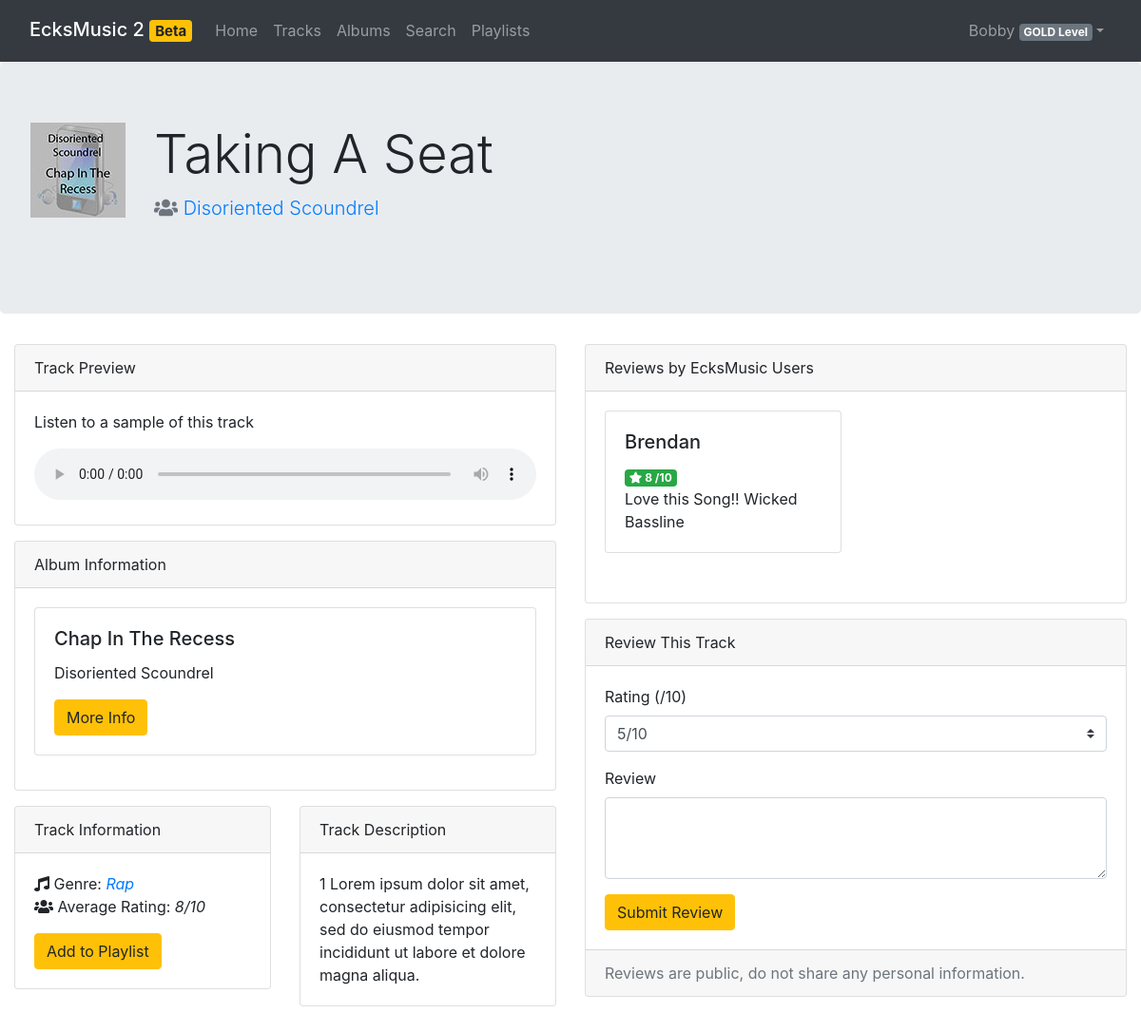
/pages/track.php?id=1 (signed in), run on an earlier commit of the app's database.
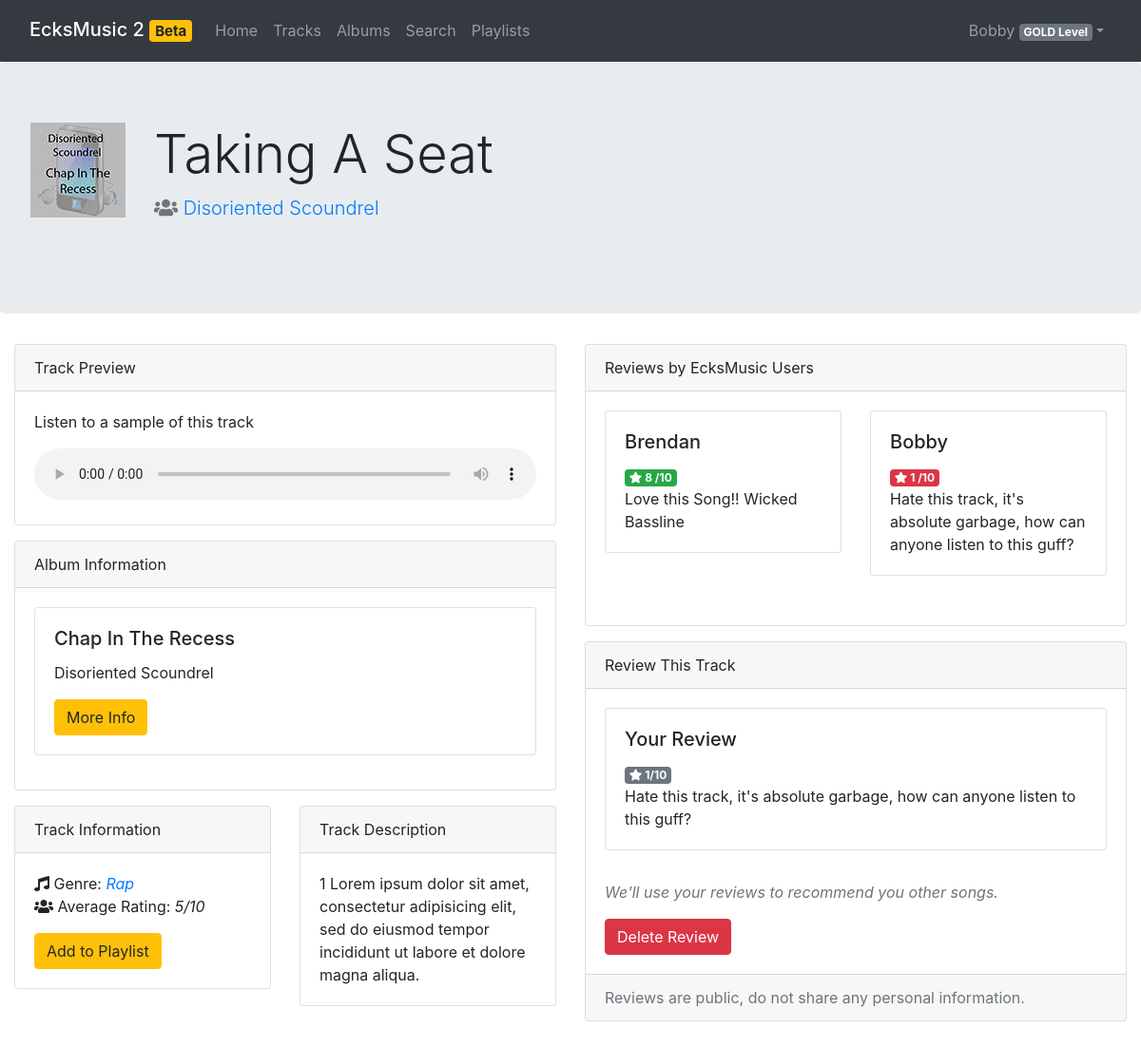
And on a later commit of the database.
### tables this page shows
CREATE TABLE `reviews` (
  `review_id` int(11) NOT NULL AUTO_INCREMENT,
  `track_id` int(11) NOT NULL,
  `author_id` int(11) NOT NULL,
  `rating` int(11) NOT NULL,
  `review` varchar(255) NOT NULL,
  PRIMARY KEY (`review_id`),
  KEY `track_idx` (`track_id`),
  KEY `author_idx` (`author_id`),
  CONSTRAINT `author` FOREIGN KEY (`author_id`) REFERENCES `users` (`id`) ON DELETE NO ACTION ON UPDATE NO ACTION,
  CONSTRAINT `track` FOREIGN KEY (`track_id`) REFERENCES `tracks` (`track_id`) ON DELETE NO ACTION ON UPDATE NO ACTION
);

CREATE TABLE `users` (
  `id` int(11) NOT NULL,
  `username` varchar(45) NOT NULL,
  `password` varchar(255) NOT NULL,
  `offer_id` int(11) NOT NULL,
  PRIMARY KEY (`id`),
  UNIQUE KEY `id_UNIQUE` (`id`),
  UNIQUE KEY `username_UNIQUE` (`username`),
  KEY `offer_id_idx` (`offer_id`),
  CONSTRAINT `offer_id` FOREIGN KEY (`offer_id`) REFERENCES `offers` (`offer_id`) ON DELETE NO ACTION ON UPDATE NO ACTION
);

### src/php/music.php (called while the page is built, shortened)
<?php
require_once "database.php";
require_once "reviews.php";
class Artist {
  public function __construct(int $Id, string $Name) {
    $this->Name = $Name;
  }
}
class Track {
  public function __construct($result)
  {
    $this->Id = $result['track_id'];
    $this->Artist = new Artist($result['artist_id'], $result['artist_name']);
    $this->Name = $result['track_name'];
    $this->Genre = $result['genre'];
    try {
      $this->AverageRating = Reviews::averageRating($this->Id) . "/10";
    } catch (Exception $e) {
      $this->AverageRating = "N/A";
    }
  }
}
class Tracks
{
  public static function get(int $Id): Track
  {
    global $pdo;
    $query = $pdo->prepare("SELECT * FROM tracks NATURAL JOIN artists NATURAL JOIN albums WHERE track_id = ?");
    $success = $query->execute([$Id]);
    $result = $query->fetch(PDO::FETCH_ASSOC);
    return new Track($result);
  }
}

### src/php/reviews.php (called while the page is built, shortened)
<?php
require_once 'auth.php';
require_once 'music.php';
class Review {
  public function __construct(int $Id, int $OwnerId, string $Username, int $Track_Id, int $Rating, string $Review) {
    $this->OwnerId = $OwnerId;
    $this->OwnerName = $Username;
    $this->Rating = $Rating;
    $this->Review = $Review;
  }
}
class Reviews {
  private static function rowToReview($Row) {
    return new Review(
      $Row['review_id'],
      $Row['author_id'],
      $Row['username'],
      $Row['track_id'],
      $Row['rating'],
      $Row['review']
    );
  }
  public static function getForTrack(int $TrackId): array {
    global $pdo;
    $q = $pdo->prepare("
    SELECT
        reviews.*, users.username
    FROM
        musicstream.reviews
            JOIN
        users ON users.id = reviews.author_id
    WHERE
    track_id = ?;
    ");
    $result = $q->execute([$TrackId]);
    if ($q->rowCount() == 0) throw new Exception("NoReviews");
    $Reviews = [];
    foreach ($q->fetchAll(PDO::FETCH_ASSOC) as $review) {
      array_push($Reviews, Reviews::rowToReview($review));
    }
    return $Reviews;
  }
  public static function averageRating(int $TrackId) {
    try {
      $TrackReviews = Reviews::getForTrack($TrackId);
    } catch (Exception $e) {
      throw new Exception($e);
    }
    $Ratings = [];
    foreach ($TrackReviews as $Review) {
      array_push($Ratings, $Review->Rating);
    }
    return round(array_sum($Ratings) / count($Ratings));
  }
  public static function getForUserByTrack(int $TrackId, int $UserId) {
    try {
      $TrackReviews = Reviews::getForTrack($TrackId);
    } catch (Exception $e) {
      return null;
    }
    foreach ($TrackReviews as $Review) {
      if ($Review->OwnerId == $UserId) {
        return $Review;
      }
    }
    return null;
  }
}

### src/php/playlists.php (called while the page is built, shortened)
<?php
require_once 'database.php';
require_once 'music.php';
require_once 'recommend.php';
class Playlist
{
  public function __construct(int $Id, int $OwnerId, string $Name, bool $Public)
  {
    global $pdo;
    $this->Id = $Id;
    $this->Tracks = [];
    $query = $pdo->prepare("SELECT * FROM playlist_entries NATURAL JOIN tracks NATURAL JOIN albums NATURAL JOIN artists WHERE playlist_id = ?");
    $result = $query->execute([$this->Id]);
    foreach ($query->fetchAll(PDO::FETCH_ASSOC) as $Track) {
      array_push($this->Tracks, new Track(
        $Track
      ));
    }
  }
}
class Playlists
{
  static function getForUser(int $UserId): array
  {
    global $pdo;
    $query = $pdo->prepare("SELECT * FROM playlists WHERE owner_id = :owner;");
    $query->bindValue("owner", $UserId, PDO::PARAM_INT);
    $result = $query->execute();
    $Playlists = [];
    foreach ($query->fetchAll(PDO::FETCH_ASSOC) as $playlist) {
      array_push($Playlists, new Playlist(
        $playlist['playlist_id'],
        $playlist['owner_id'],
        $playlist['playlist_name'],
        $playlist['public']
      ));
    }
    return $Playlists;
  }
}

### src/pages/track.php (the view, shortened to what the changed rows need)
<?php
require_once '../php/auth.php';
require_once '../php/music.php';
require_once "../php/reviews.php";
require_once '../php/playlists.php';
if (isset($_SESSION['User'])) $user = unserialize($_SESSION['User']);
try {
  $Track = Tracks::get($_GET['id']);
} catch (Exception $e) {
  header('Location: tracks.php');
  die();
}
?>
<!DOCTYPE html>
<html lang="en">
<head>
  <link rel="stylesheet" href="https://cdn.jsdelivr.net/npm/bootstrap@4.6.0/dist/css/bootstrap.min.css"
>
  <link rel="stylesheet" href="https://cdnjs.cloudflare.com/ajax/libs/font-awesome/5.15.2/css/all.min.css"
/>
  <link rel="stylesheet" href="../css/stylesheet.css"/>
</head>
<body>
<nav class="navbar navbar-expand-md navbar-dark bg-dark sticky-top">
  <div class="container-fluid">
    <h2><a class="navbar-brand" href="../">EcksMusic 2 <span class="badge badge-warning">Beta</span></a></h2>
    <div class="collapse navbar-collapse" id="navbarResponsive">
      <ul class="navbar-nav ml-auto">
        <?php
        echo '<li class="nav-item dropdown">';
        echo '<a class="nav-link dropdown-toggle" href="#" id="navbarDropdownMenuLink" data-toggle="dropdown">';
        echo $user->Username . ' <span class="badge badge-secondary">' . $user->PricingPlan->Name . '</span></a>';
        echo '<div class="dropdown-menu dropdown-menu-right">';
        echo '</div></li>';
        ?>
      </ul>
    </div>
  </div>
</nav>
              <?php
              $playlists = Playlists::getForUser($user->Id);
              ?>
<div class="jumbotron">
  <div class="row">
    <div class="col">
      <h1 class="display-4">
        <?php echo $Track->Name; ?>
      </h1>
    </div>
  </div>
</div>
<div class="container-fluid">
  <div class="row">
    <div class="col-md-6">
      <div class="row">
        <div class="col-md-6">
          <div class="card">
            <div class="card-body">
              <p class="card-text">
                <span title="Album" class="fas fa-music"></span>
                  Genre: <a href="tracks.php?genre=<?php echo $Track->Genre; ?>"><i><?php echo $Track->Genre; ?>
                  </i></a><br/>
                <span title="Album" class="fas fa-users"></span>
                  Average Rating: <i><?php echo $Track->AverageRating?></i>
              </p>
              <br/>
            </div>
          </div>
        </div>
      </div>
    </div>
    <div class="col-md-6">
      <div class="card">
        <div class="card-body">
          <div class="row">
            <?php
              try {
                $reviews = Reviews::getForTrack($Track->Id);
                foreach($reviews as $Review) {
                  $Tag = "badge-success";
                  if ($Review->Rating <= 3) {
                    $Tag = "badge-danger";
                  } elseif ($Review->Rating > 3 and $Review->Rating < 7) {
                    $Tag = "badge-warning";
                  }
                  $html = '
                <div class="col-sm-6">
                  <div class="card">
                    <div class="card-body">
                      <h5 class="card-title">' . $Review->OwnerName . '</h5>
                      <span class="badge ' . $Tag . '"><span class="fas fa-star"></span> ' . $Review->Rating . ' /10</span>
                      <p class="card-text">' . $Review->Review . '</p>
                    </div>
                  </div>
                </div>';
                  echo $html;
                }
              } catch (Exception $e) {
                if ($e->getMessage() == "NoReviews") {
                  echo '
                  <div class="col-sm-12">
                  <div class="card">
                    <div class="card-body">
                      <h5 class="card-title">No Reviews</h5>
                      <p class="card-text">We use reviews to recommend our users similar tracks they may like.
                      Review this track below!</p>
                    </div>
                  </div>
                </div>';
                } else {
                  echo '
                  <div class="col-sm-12">
                  <div class="card">
                    <div class="card-body">
                      <h5 class="card-title">Failed to Fetch Reviews</h5>
                      <p class="card-text">Try again later.</p>
                    </div>
                  </div>
                </div>';
                }
              }
            ?>
          </div>
        </div>
      </div>
      <?php
        $UserReview = Reviews::getForUserByTrack($Track->Id, $user->Id);
        if ($UserReview == null) {
          echo '
            <div class="card">
            <div class="card-header">
              Review This Track
            </div>
            <div class="card-body">
              <form id="trackReview" action="#" method="post" onsubmit="return validateReviewForm();">
                <span id="reviewFormLabel"></span>
                <div class="form-group">
                  <label>Rating (/10)</label>
                  <select class="custom-select" name="rating" id="rating" required>
                    <option value=1>1/10</option>
                    <option value=2>2/10</option>
                    <option value=3>3/10</option>
                    <option value=4>4/10</option>
                    <option value=5 selected>5/10</option>
                    <option value=6>6/10</option>
                    <option value=7>7/10</option>
                    <option value=8>8/10</option>
                    <option value=9>9/10</option>
                    <option value=10>10/10</option>
                  </select>
                </div>
                <div class="form-group">
                  <label for="reviewBody">Review</label>
                  <textarea class="form-control"
                   required minlength="10" maxlength="250" name="reviewBody" id="reviewBody" rows="3"></textarea>
                </div>
                <button type="submit" class="btn btn-warning">Submit Review</button>
              </form>
            </div>
            <div class="card-footer text-muted">
              Reviews are public, do not share any personal information.
            </div>
          </div>
          ';
        } else {
          echo '
            <div class="card">
            <div class="card-header">
              Review This Track
            </div>
            <div class="card-body">
              <div class="row">
                <div class="col">
                  <div class="card">
                    <div class="card-body">
                      <h5 class="card-title">Your Review</h5>
                      <span class="badge badge-secondary"><span class="fas fa-star"></span> ' . $UserReview->Rating . '/10</span>
                      <p class="card-text">' . $UserReview->Review . '</p>
                    </div>
                  </div>
                </div>
              </div>
              <p class="text-muted font-italic">We\'ll use your reviews to recommend you other songs.</p>
              <form method="post" action="#">
                <button type="submit" name="deleteReview" class="btn btn-danger">Delete Review</button>
              </form>
            </div>
            <div class="card-footer text-muted">
              Reviews are public, do not share any personal information.
            </div>
          </div>
          ';
        }
      ?>
    </div>
  </div>
</body>
</html>

What changed in the data, as far as the page shows it:
now on this page (row unchanged): users: username "Bobby"
added reviews: author.username "Bobby", rating "1", review "Hate this track, it's absolute garbage, how can anyone listen to this guff?"
Also different on the page:
$Track->AverageRating: "8/10" → "5/10"
$user->Username: "Bobby" → (not shown)
form field rating: "5/10" → (not shown)
text no longer shown: "Rating (/10) Review Submit Review"
text now shown: "Your Review /10 We ' ll use your reviews to recommend you other songs. Delete Review"
